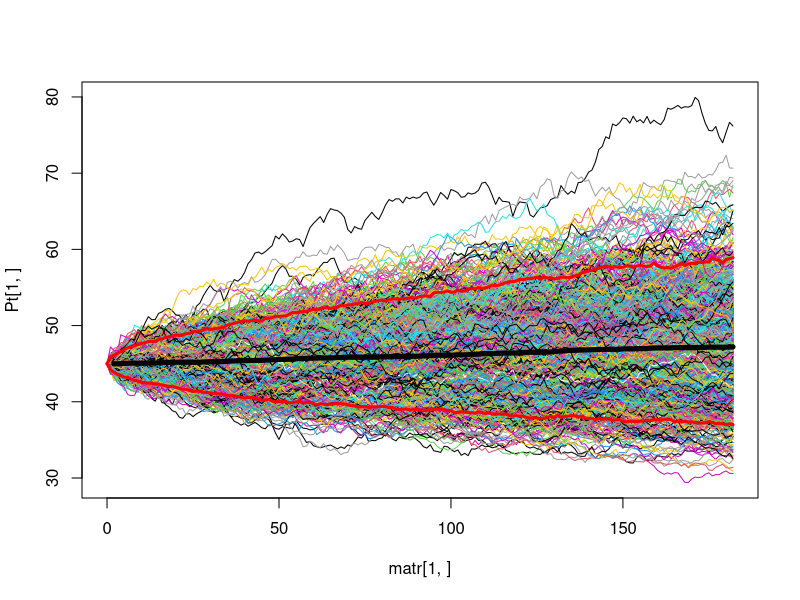
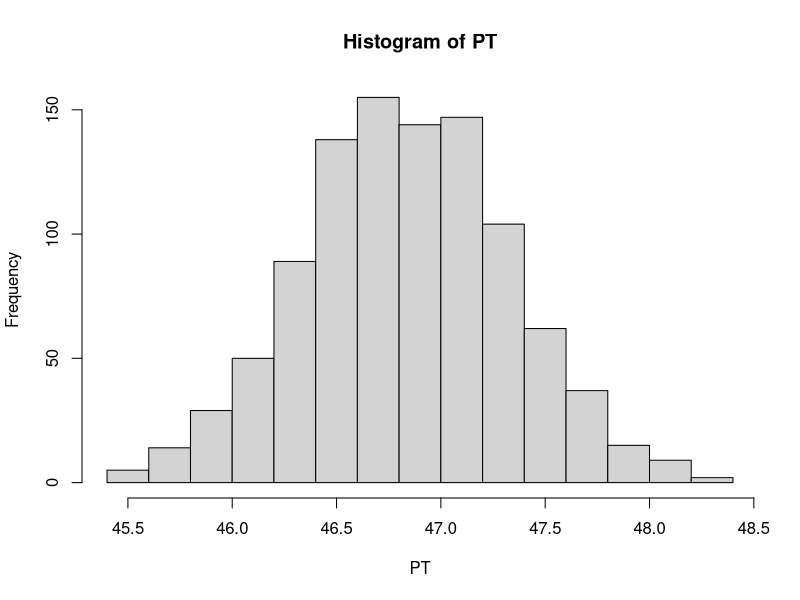

Generate these figures, in order, with R:
## movimiento geometrico browniano

p0 <- 45 
mu <- 0.1
sigma <- 0.2
t <- 0.5
n <- 182
dt <- t / n # tamaño del time step

m <-1000
Pt <- matrix(NA, nrow = m, ncol = n + 1)
Pt[, 1] <- p0

for (i in 1:m) { # cuenta el numero de simulacion
  for (j in 2:(n + 1)) {
    Pt[i, j] <- Pt[i, j - 1] * exp((mu - 0.5 * sigma^2) * dt + sigma * sqrt(dt) * rnorm(1)) # rnorm(1) genera un numero aleatorio (es el epsilon de la formula)
  }
}
mean(Pt[,182])


vec<-rep(0:n,m)
matr<-matrix(vec,nrow= m, ncol=n+1,byrow=TRUE)

plot(matr[1,],Pt[1,],type="l", ylim=c(min(Pt),max(Pt)))
for(i in 2:m){
  lines(matr[i,],Pt[i,], col=trunc(runif(1)*m))
}

matrizdemedias<-matrix(NA,nrow=1,ncol=n+1)
for(i in 2:n+1){
  matrizdemedias[1,i]<-mean(Pt[,i])
}

lines(matr[1,],matrizdemedias[1,], col="black",lwd = 5)


prob<-0.95 ## esto generaria un intervalo al 90%
ls<-matrix(NA,nrow=1,ncol=n+1)
for(i in 1:(n+1)){
  ls[i]<-quantile(Pt[,i],prob)
}
li<-matrix(NA,nrow=1,ncol=n+1)
for(i in 1:(n+1)){
  li[i]<-quantile(Pt[,i],1-prob)
}
lines(matr[1,],ls[1,], col="red",lwd = 3)
lines(matr[1,],li[1,], col="red",lwd = 3)


m=1000
e<-rnorm(m)
PT<-matrix(NA,nrow=m,ncol=1)
PT<-p0 * exp((mu - 0.5 * sigma^2) * 0.5 + sigma * sqrt(dt) * e)
hist(PT)

##simulacion de precios correlacionados
### e=z*CH ~N(0;Rho)
### arrancamos con una matriz de correlacion dada






